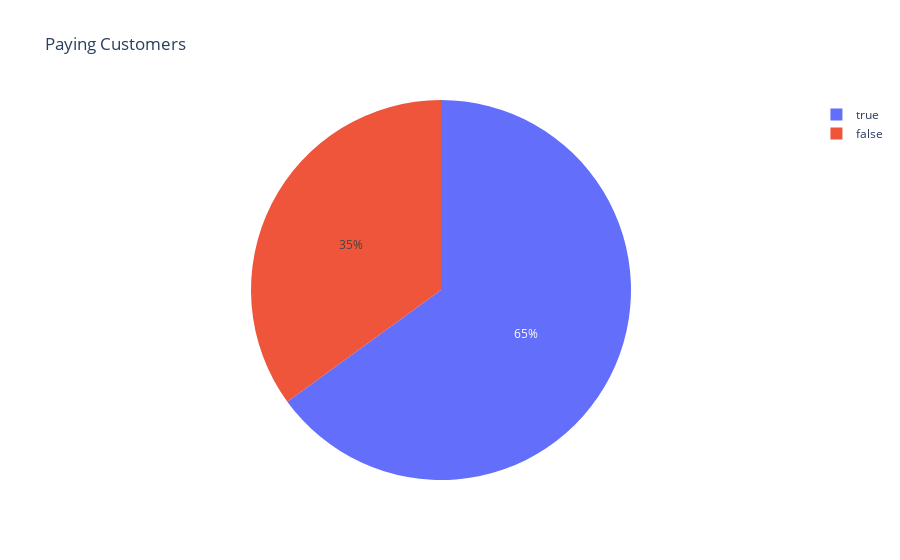

Notebook source saved alongside this figure:
### Markdown cell above
#### Paying Customers

### Code cell
fig = px.pie(df, names='paying_customer', title='Paying Customers')
fig.show()

### Figure 1 — Plotly figure (JSON) as saved in the notebook; plotly's stock layout.template omitted (floating-point values rounded to 4 significant figures)
{"data": [{"domain": {"x": [0, 1], "y": [0, 1]}, "hovertemplate": "paying_customer=%{label}<extra></extra>", "labels": [true, false, false, true, true, true, false, false, true, true, true, true, true, true, false, false, true, true, false, true], "legendgroup": "", "name": "", "showlegend": true, "type": "pie"}], "layout": {"legend": {"tracegroupgap": 0}, "title": {"text": "Paying Customers"}}}
